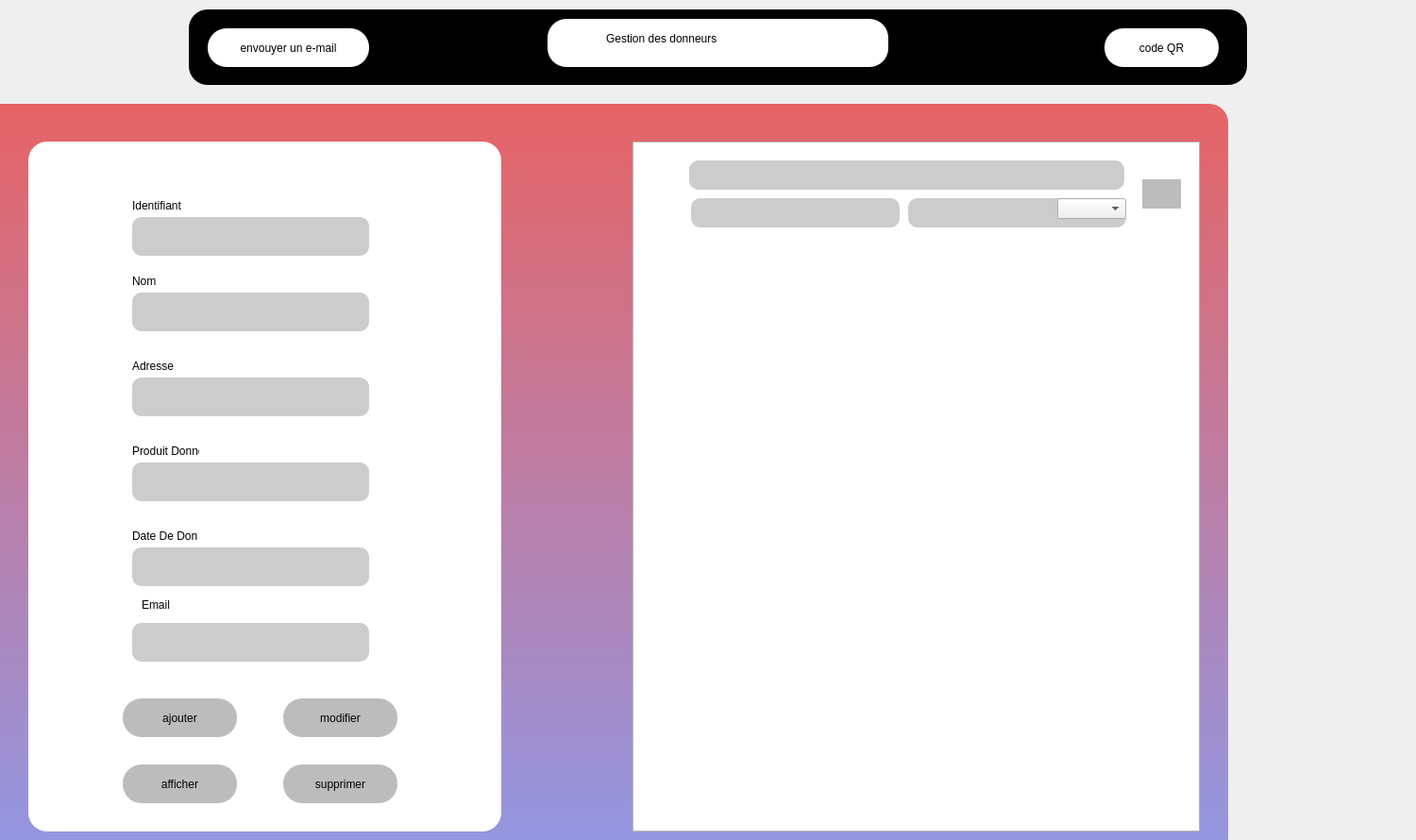
<?xml version="1.0" encoding="UTF-8"?>
<ui version="4.0">
 <class>donneur</class>
 <widget class="QDialog" name="donneur">
  <property name="geometry">
   <rect>
    <x>0</x>
    <y>0</y>
    <width>1500</width>
    <height>890</height>
   </rect>
  </property>
  <property name="windowTitle">
   <string>Dialog</string>
  </property>
  <property name="styleSheet">
   <string notr="true">QLineEdit{
border-radius:10px;
}

QPushButton{
    
	background-color: rgb(188, 188, 188);
	border-radius:20px;
	
	font: 9pt &quot;MS Reference Sans Serif&quot;;

}

#widget{
background-color: QLinearGradient(x1: 0,y1: 0,x2: 0,y2: 1,stop: 0 #e66465, stop:1 #9198e5);
	border-radius:20px;
}
#widget_2{
	
	border-radius:20px;
	background-color: rgb(255, 255, 255);
}

QLineEdit{
	
	 
	background-color: rgb(204, 204, 204);
   
}

QLabel{
	
	font: 11pt &quot;MV Boli&quot;;
}
#widget_3{

border-radius:20px
}</string>
  </property>
  <widget class="QWidget" name="widget" native="true">
   <property name="geometry">
    <rect>
     <x>-60</x>
     <y>110</y>
     <width>1361</width>
     <height>801</height>
    </rect>
   </property>
   <widget class="QTableView" name="tableView">
    <property name="geometry">
     <rect>
      <x>730</x>
      <y>40</y>
      <width>601</width>
      <height>731</height>
     </rect>
    </property>
   </widget>
   <widget class="QWidget" name="widget_2" native="true">
    <property name="geometry">
     <rect>
      <x>90</x>
      <y>40</y>
      <width>501</width>
      <height>731</height>
     </rect>
    </property>
    <widget class="QLineEdit" name="lineEdit">
     <property name="geometry">
      <rect>
       <x>110</x>
       <y>80</y>
       <width>251</width>
       <height>41</height>
      </rect>
     </property>
    </widget>
    <widget class="QLineEdit" name="lineEdit_2">
     <property name="geometry">
      <rect>
       <x>110</x>
       <y>160</y>
       <width>251</width>
       <height>41</height>
      </rect>
     </property>
    </widget>
    <widget class="QLineEdit" name="lineEdit_3">
     <property name="geometry">
      <rect>
       <x>110</x>
       <y>250</y>
       <width>251</width>
       <height>41</height>
      </rect>
     </property>
    </widget>
    <widget class="QLineEdit" name="lineEdit_4">
     <property name="geometry">
      <rect>
       <x>110</x>
       <y>340</y>
       <width>251</width>
       <height>41</height>
      </rect>
     </property>
    </widget>
    <widget class="QLineEdit" name="lineEdit_5">
     <property name="geometry">
      <rect>
       <x>110</x>
       <y>430</y>
       <width>251</width>
       <height>41</height>
      </rect>
     </property>
    </widget>
    <widget class="QLineEdit" name="lineEdit_6">
     <property name="geometry">
      <rect>
       <x>110</x>
       <y>510</y>
       <width>251</width>
       <height>41</height>
      </rect>
     </property>
    </widget>
    <widget class="QPushButton" name="pushButton_2">
     <property name="geometry">
      <rect>
       <x>270</x>
       <y>590</y>
       <width>121</width>
       <height>41</height>
      </rect>
     </property>
     <property name="text">
      <string>modifier</string>
     </property>
    </widget>
    <widget class="QLabel" name="label">
     <property name="geometry">
      <rect>
       <x>110</x>
       <y>60</y>
       <width>101</width>
       <height>16</height>
      </rect>
     </property>
     <property name="text">
      <string>Identifiant</string>
     </property>
    </widget>
    <widget class="QLabel" name="label_2">
     <property name="geometry">
      <rect>
       <x>110</x>
       <y>140</y>
       <width>71</width>
       <height>16</height>
      </rect>
     </property>
     <property name="text">
      <string>Nom</string>
     </property>
    </widget>
    <widget class="QLabel" name="label_3">
     <property name="geometry">
      <rect>
       <x>110</x>
       <y>230</y>
       <width>121</width>
       <height>16</height>
      </rect>
     </property>
     <property name="text">
      <string>Adresse</string>
     </property>
    </widget>
    <widget class="QLabel" name="label_4">
     <property name="geometry">
      <rect>
       <x>110</x>
       <y>320</y>
       <width>71</width>
       <height>16</height>
      </rect>
     </property>
     <property name="text">
      <string>Produit Donné</string>
     </property>
    </widget>
    <widget class="QLabel" name="label_5">
     <property name="geometry">
      <rect>
       <x>110</x>
       <y>410</y>
       <width>121</width>
       <height>16</height>
      </rect>
     </property>
     <property name="text">
      <string>Date De Don</string>
     </property>
    </widget>
    <widget class="QLabel" name="label_6">
     <property name="geometry">
      <rect>
       <x>120</x>
       <y>480</y>
       <width>71</width>
       <height>21</height>
      </rect>
     </property>
     <property name="text">
      <string>Email</string>
     </property>
    </widget>
    <widget class="QPushButton" name="pushButton_3">
     <property name="geometry">
      <rect>
       <x>270</x>
       <y>660</y>
       <width>121</width>
       <height>41</height>
      </rect>
     </property>
     <property name="text">
      <string>supprimer</string>
     </property>
    </widget>
    <widget class="QPushButton" name="pushButton_4">
     <property name="geometry">
      <rect>
       <x>100</x>
       <y>590</y>
       <width>121</width>
       <height>41</height>
      </rect>
     </property>
     <property name="text">
      <string>ajouter</string>
     </property>
    </widget>
    <widget class="QPushButton" name="pushButton_5">
     <property name="geometry">
      <rect>
       <x>100</x>
       <y>660</y>
       <width>121</width>
       <height>41</height>
      </rect>
     </property>
     <property name="text">
      <string>afficher</string>
     </property>
    </widget>
   </widget>
   <widget class="QLineEdit" name="lineEdit_7">
    <property name="geometry">
     <rect>
      <x>790</x>
      <y>60</y>
      <width>461</width>
      <height>31</height>
     </rect>
    </property>
   </widget>
   <widget class="QLineEdit" name="lineEdit_8">
    <property name="geometry">
     <rect>
      <x>1022</x>
      <y>100</y>
      <width>231</width>
      <height>31</height>
     </rect>
    </property>
   </widget>
   <widget class="QLineEdit" name="lineEdit_9">
    <property name="geometry">
     <rect>
      <x>792</x>
      <y>100</y>
      <width>221</width>
      <height>31</height>
     </rect>
    </property>
   </widget>
   <widget class="QComboBox" name="comboBox">
    <property name="geometry">
     <rect>
      <x>1180</x>
      <y>100</y>
      <width>73</width>
      <height>22</height>
     </rect>
    </property>
   </widget>
   <widget class="QPushButton" name="pushButton">
    <property name="geometry">
     <rect>
      <x>1270</x>
      <y>80</y>
      <width>41</width>
      <height>31</height>
     </rect>
    </property>
    <property name="text">
     <string/>
    </property>
   </widget>
  </widget>
  <widget class="QWidget" name="widget_3" native="true">
   <property name="geometry">
    <rect>
     <x>200</x>
     <y>10</y>
     <width>1121</width>
     <height>80</height>
    </rect>
   </property>
   <property name="styleSheet">
    <string notr="true">background-color:rgb(0, 0, 0)
</string>
   </property>
   <widget class="QPushButton" name="pushButton_6">
    <property name="geometry">
     <rect>
      <x>20</x>
      <y>20</y>
      <width>171</width>
      <height>41</height>
     </rect>
    </property>
    <property name="styleSheet">
     <string notr="true">background-color: rgb(255, 255, 255);</string>
    </property>
    <property name="text">
     <string>envouyer un e-mail</string>
    </property>
   </widget>
   <widget class="QPushButton" name="pushButton_7">
    <property name="geometry">
     <rect>
      <x>970</x>
      <y>20</y>
      <width>121</width>
      <height>41</height>
     </rect>
    </property>
    <property name="styleSheet">
     <string notr="true">background-color: rgb(255, 255, 255);</string>
    </property>
    <property name="text">
     <string>code QR</string>
    </property>
   </widget>
   <widget class="QPushButton" name="pushButton_8">
    <property name="geometry">
     <rect>
      <x>380</x>
      <y>10</y>
      <width>361</width>
      <height>51</height>
     </rect>
    </property>
    <property name="styleSheet">
     <string notr="true">background-color: rgb(255, 255, 255);</string>
    </property>
    <property name="text">
     <string/>
    </property>
   </widget>
   <widget class="QLineEdit" name="lineEdit_10">
    <property name="geometry">
     <rect>
      <x>440</x>
      <y>20</y>
      <width>261</width>
      <height>22</height>
     </rect>
    </property>
    <property name="styleSheet">
     <string notr="true">background-color: rgb(255, 255, 255);

color: rgb(0, 0, 0);

font: 14pt &quot;MV Boli&quot;;</string>
    </property>
    <property name="text">
     <string>Gestion des donneurs </string>
    </property>
   </widget>
  </widget>
 </widget>
 <resources/>
 <connections/>
</ui>
